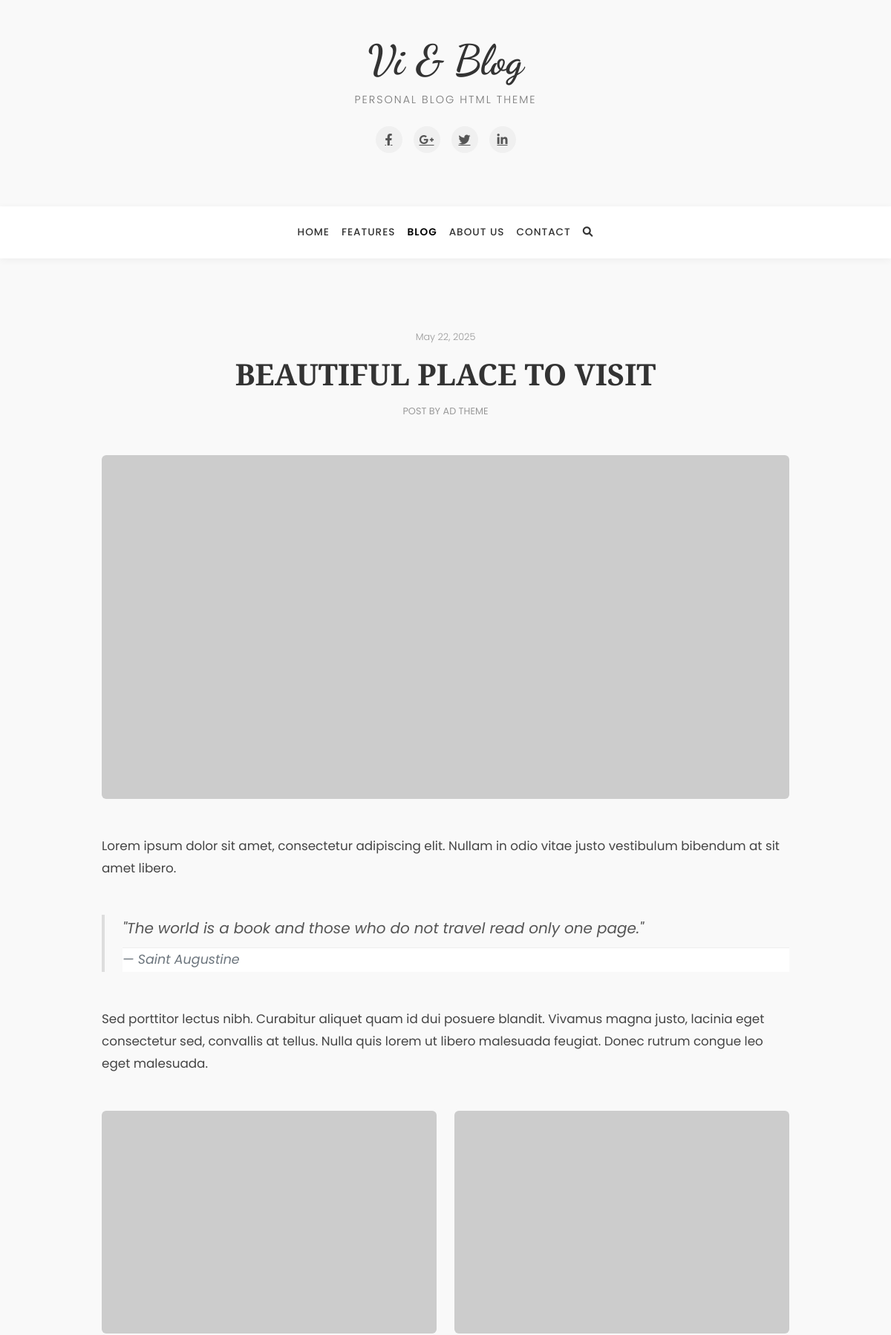
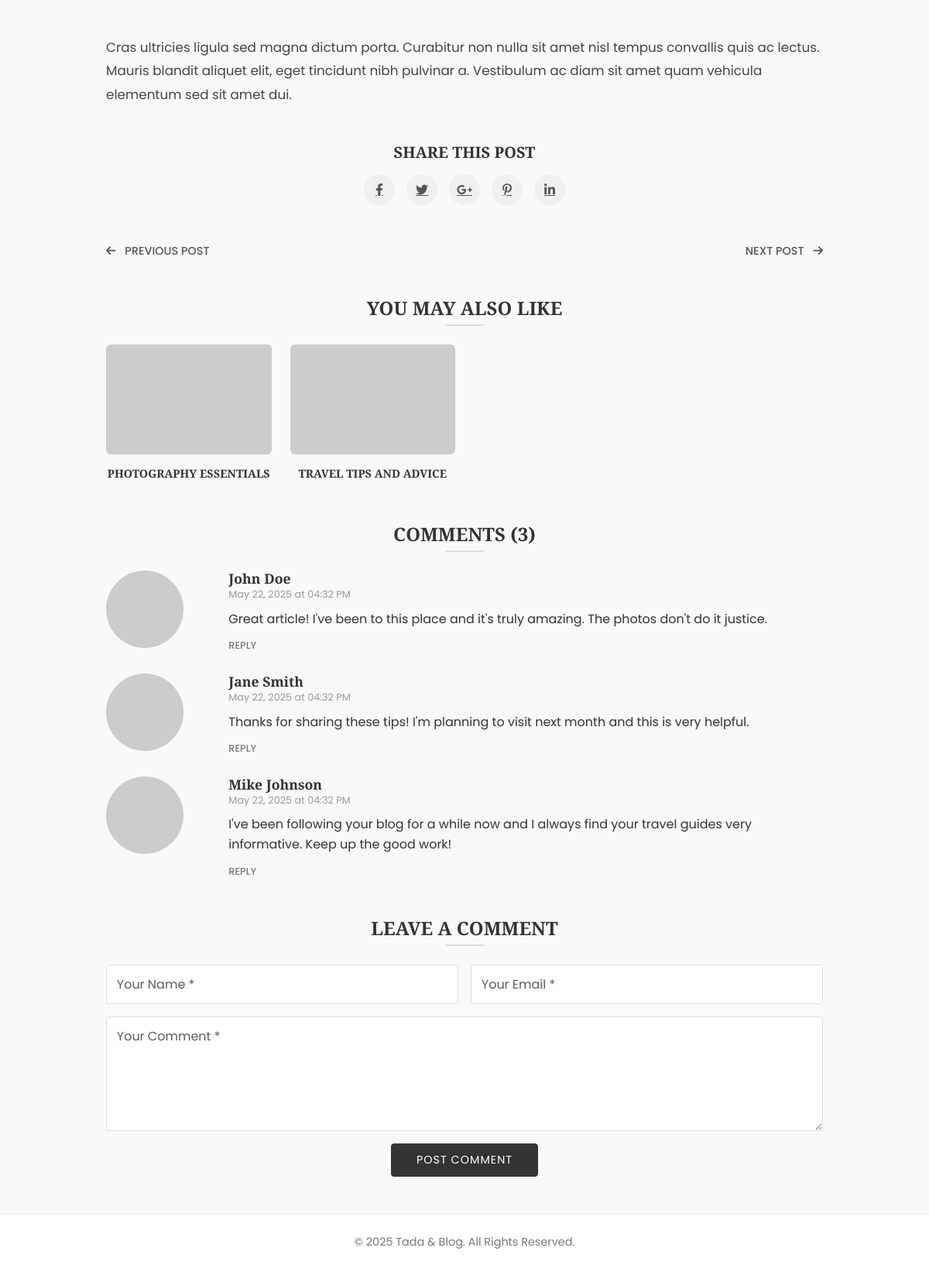
The app's page /article.php with its own data (2 pictures, top to bottom).
### tables this page shows
CREATE TABLE posts (
    id INT AUTO_INCREMENT PRIMARY KEY,
    title VARCHAR(255) NOT NULL,
    content TEXT NOT NULL,
    image VARCHAR(255),
    author VARCHAR(100) NOT NULL,
    created_at TIMESTAMP DEFAULT CURRENT_TIMESTAMP
);

CREATE TABLE comments (
    id INT AUTO_INCREMENT PRIMARY KEY,
    post_id INT NOT NULL,
    name VARCHAR(100) NOT NULL,
    email VARCHAR(100) NOT NULL,
    comment TEXT NOT NULL,
    created_at TIMESTAMP DEFAULT CURRENT_TIMESTAMP
);

### article.php (the view, shortened to what this page needs)
<?php
require_once 'config.php';
$post_id = isset($_GET['id']) ? intval($_GET['id']) : 1;
$sql = "SELECT * FROM posts WHERE id = $post_id";
$result = $conn->query($sql);
if ($result->num_rows > 0) {
    $post = $result->fetch_assoc();
} else {
    header("Location: index.php");
    exit();
}
$sql = "SELECT * FROM comments WHERE post_id = $post_id ORDER BY created_at DESC";
$comments = $conn->query($sql);
$comment_count = $comments->num_rows;
$sql = "SELECT id, title, image FROM posts WHERE id != $post_id ORDER BY RAND() LIMIT 4";
$related_posts = $conn->query($sql);
?>
<!DOCTYPE html>
<html lang="en">
<head>
    <link href="https://cdn.jsdelivr.net/npm/bootstrap@5.3.0-alpha1/dist/css/bootstrap.min.css" rel="stylesheet">
    <link rel="stylesheet" href="https://cdnjs.cloudflare.com/ajax/libs/font-awesome/6.0.0/css/all.min.css">
    <link rel="stylesheet" href="style.css">
</head>
<body>
    <header class="py-5 text-center">
        <div class="container">
            <h1 class="blog-title">Vi & Blog</h1>
            <p class="blog-slogan">PERSONAL BLOG HTML THEME</p>
            <div class="social-icons mb-4">
                <a href="#" class="social-icon"><i class="fab fa-facebook-f"></i></a>
                <a href="#" class="social-icon"><i class="fab fa-google-plus-g"></i></a>
                <a href="#" class="social-icon"><i class="fab fa-twitter"></i></a>
                <a href="#" class="social-icon"><i class="fab fa-linkedin-in"></i></a>
            </div>
        </div>
    </header>
    <nav class="navbar navbar-expand-lg navbar-light bg-white mb-5 py-3">
        <div class="container">
            <div class="collapse navbar-collapse justify-content-center" id="navbarNav">
                <ul class="navbar-nav">
                    <li class="nav-item">
                        <a class="nav-link" href="index.php">HOME</a>
                    </li>
                    <li class="nav-item">
                        <a class="nav-link" href="#">FEATURES</a>
                    </li>
                    <li class="nav-item">
                        <a class="nav-link active" href="index.php">BLOG</a>
                    </li>
                    <li class="nav-item">
                        <a class="nav-link" href="#">ABOUT US</a>
                    </li>
                    <li class="nav-item">
                        <a class="nav-link" href="#">CONTACT</a>
                    </li>
                    <li class="nav-item">
                        <a class="nav-link" href="#"><i class="fas fa-search"></i></a>
                    </li>
                </ul>
            </div>
        </div>
    </nav>
    <section class="article-content py-5">
        <div class="container">
            <div class="row justify-content-center">
                <div class="col-12 col-lg-10">
                    <div class="article-header text-center mb-5">
                        <p class="post-date"><?php echo date('F d, Y', strtotime($post['created_at'])); ?></p>
                        <h1 class="article-title"><?php echo htmlspecialchars($post['title']); ?></h1>
                        <p class="post-author">POST BY <?php echo htmlspecialchars($post['author']); ?></p>
                    </div>
                    <div class="featured-image mb-5">
                        <img src="<?php echo htmlspecialchars($post['image']); ?>" class="img-fluid rounded" alt="Featured Image">
                    </div>
                    <div class="article-text mb-5">
                        <?php echo $post['content']; ?>
                        <blockquote class="blockquote my-5">
                            <p>"The world is a book and those who do not travel read only one page."</p>
                            <footer class="blockquote-footer">Saint Augustine</footer>
                        </blockquote>
                        <p>Sed porttitor lectus nibh. Curabitur aliquet quam id dui posuere blandit. Vivamus magna justo, lacinia eget consectetur sed, convallis at tellus. Nulla quis lorem ut libero malesuada feugiat. Donec rutrum congue leo eget malesuada.</p>
                        <div class="row my-5">
                            <div class="col-md-6 mb-4 mb-md-0">
                                <img src="https://picsum.photos/600/400?random=2" class="img-fluid rounded" alt="Article Image">
                            </div>
                            <div class="col-md-6">
                                <img src="https://picsum.photos/600/400?random=3" class="img-fluid rounded" alt="Article Image">
                            </div>
                        </div>
                        <p>Cras ultricies ligula sed magna dictum porta. Curabitur non nulla sit amet nisl tempus convallis quis ac lectus. Mauris blandit aliquet elit, eget tincidunt nibh pulvinar a. Vestibulum ac diam sit amet quam vehicula elementum sed sit amet dui.</p>
                    </div>
                    <div class="share-buttons text-center mb-5">
                        <h5 class="mb-3">SHARE THIS POST</h5>
                        <div class="social-share">
                            <a href="#" class="social-share-icon"><i class="fab fa-facebook-f"></i></a>
                            <a href="#" class="social-share-icon"><i class="fab fa-twitter"></i></a>
                            <a href="#" class="social-share-icon"><i class="fab fa-google-plus-g"></i></a>
                            <a href="#" class="social-share-icon"><i class="fab fa-pinterest-p"></i></a>
                            <a href="#" class="social-share-icon"><i class="fab fa-linkedin-in"></i></a>
                        </div>
                    </div>
                    <div class="post-navigation d-flex justify-content-between mb-5">
                        <a href="article.php?id=<?php echo max(1, $post_id - 1); ?>" class="prev-post">
                            <i class="fas fa-arrow-left me-2"></i> PREVIOUS POST
                        </a>
                        <a href="article.php?id=<?php echo $post_id + 1; ?>" class="next-post">
                            NEXT POST <i class="fas fa-arrow-right ms-2"></i>
                        </a>
                    </div>
                    <div class="related-posts mb-5">
                        <h3 class="section-title text-center mb-4">YOU MAY ALSO LIKE</h3>
                        <div class="row g-4">
                            <?php while ($related = $related_posts->fetch_assoc()): ?>
                            <div class="col-6 col-md-3">
                                <div class="related-post">
                                    <a href="article.php?id=<?php echo $related['id']; ?>">
                                        <img src="<?php echo htmlspecialchars($related['image']); ?>" class="img-fluid rounded mb-2" alt="Related Post">
                                        <h5 class="related-title"><?php echo htmlspecialchars($related['title']); ?></h5>
                                    </a>
                                </div>
                            </div>
                            <?php endwhile; ?>
                        </div>
                    </div>
                    <div class="comments-section mb-5">
                        <h3 class="section-title text-center mb-4">COMMENTS (<?php echo $comment_count; ?>)</h3>
                        <?php while ($comment = $comments->fetch_assoc()): ?>
                        <div class="comment mb-4">
                            <div class="row">
                                <div class="col-md-2 col-3">
                                    <img src="https://picsum.photos/100/100?random=<?php echo $comment['id']; ?>" class="img-fluid rounded-circle" alt="Commenter">
                                </div>
                                <div class="col-md-10 col-9">
                                    <div class="comment-content">
                                        <h5 class="commenter-name"><?php echo htmlspecialchars($comment['name']); ?></h5>
                                        <p class="comment-date"><?php echo date('F d, Y \a\t h:i A', strtotime($comment['created_at'])); ?></p>
                                        <p class="comment-text"><?php echo htmlspecialchars($comment['comment']); ?></p>
                                        <a href="#" class="reply-link">REPLY</a>
                                    </div>
                                </div>
                            </div>
                        </div>
                        <?php endwhile; ?>
                    </div>
                    <div class="comment-form">
                        <h3 class="section-title text-center mb-4">LEAVE A COMMENT</h3>
                        <form action="submit_comment.php" method="post">
                            <div class="row g-3">
                                <div class="col-md-6">
                                    <input type="text" name="name" class="form-control" placeholder="Your Name *" required>
                                </div>
                                <div class="col-md-6">
                                    <input type="email" name="email" class="form-control" placeholder="Your Email *" required>
                                </div>
                                <div class="col-12">
                                    <textarea name="comment" class="form-control" rows="5" placeholder="Your Comment *" required></textarea>
                                </div>
                                <div class="col-12 text-center">
                                    <button type="submit" class="btn btn-primary">POST COMMENT</button>
                                </div>
                            </div>
                        </form>
                    </div>
                </div>
            </div>
        </div>
    </section>
    <footer class="py-4 text-center">
        <div class="container">
            <p>&copy; 2025 Tada & Blog. All Rights Reserved.</p>
        </div>
    </footer>
</body>
</html>

### style.css (style rules this page uses)
body { font-family: "Poppins", sans-serif; color: #333; background-color: #f9f9f9; background-image: url("https://subtle-patterns.com/patterns/white-waves.png"); line-height: 1.6; }
h1, h2, h3, h4, h5, h6 { font-family: "Playfair Display", serif; font-weight: 700; }
.blog-title { font-family: "Dancing Script", cursive; font-size: 3.5rem; margin-bottom: 0.5rem; color: #333; }
.blog-slogan { font-size: 0.9rem; letter-spacing: 2px; color: #777; margin-bottom: 1.5rem; font-weight: 300; }
.social-icons { display: flex; justify-content: center; gap: 15px; }
.social-icon { display: inline-flex; align-items: center; justify-content: center; width: 36px; height: 36px; border-radius: 50%; background-color: #f0f0f0; color: #555; transition: all 0.3s ease; }
.navbar { box-shadow: 0 2px 10px rgba(0, 0, 0, 0.05); }
.navbar-nav .nav-link { font-size: 0.85rem; font-weight: 500; letter-spacing: 1px; padding: 0.5rem 1.2rem; color: #333; }
.navbar-nav .nav-link.active { color: #000; font-weight: 600; }
.post-date { font-size: 0.8rem; color: #999; margin-bottom: 1rem; font-weight: 300; }
.post-author { font-size: 0.8rem; color: #999; margin-bottom: 0; }
.article-header { margin-bottom: 3rem; }
.article-title { font-size: 2.5rem; margin: 1rem 0; text-transform: uppercase; font-weight: 700; }
.article-text { font-size: 1.05rem; color: #444; line-height: 1.8; }
.article-text p { margin-bottom: 1.5rem; }
.blockquote { border-left: 4px solid #ddd; padding-left: 1.5rem; font-style: italic; color: #555; }
.social-share { display: flex; justify-content: center; gap: 15px; }
.social-share-icon { display: inline-flex; align-items: center; justify-content: center; width: 40px; height: 40px; border-radius: 50%; background-color: #f0f0f0; color: #555; transition: all 0.3s ease; }
.post-navigation a { color: #555; text-decoration: none; font-size: 0.9rem; font-weight: 500; transition: color 0.3s ease; }
.section-title { font-size: 1.5rem; margin-bottom: 2rem; position: relative; padding-bottom: 0.5rem; }
.section-title:after { content: ""; position: absolute; bottom: 0; left: 50%; transform: translateX(-50%); width: 50px; height: 2px; background-color: #ddd; }
.related-title { font-size: 0.9rem; margin-top: 0.5rem; text-align: center; font-weight: 600; }
.related-post a { text-decoration: none; color: inherit; }
.comment { margin-bottom: 2rem; }
.commenter-name { font-size: 1.1rem; margin-bottom: 0; }
.comment-date { font-size: 0.8rem; color: #999; margin-bottom: 0.5rem; }
.comment-text { margin-bottom: 0.5rem; }
.reply-link { font-size: 0.8rem; color: #777; text-decoration: none; font-weight: 500; }
.comment-form .form-control { border-radius: 4px; padding: 0.8rem; border: 1px solid #ddd; }
.comment-form .btn-primary { background-color: #333; border-color: #333; padding: 0.6rem 2rem; border-radius: 4px; font-size: 0.9rem; letter-spacing: 1px; transition: all 0.3s ease; }
footer { background-color: #fff; border-top: 1px solid #eee; color: #777; font-size: 0.9rem; }

### records on screen
posts: created_at "May 22, 2025", title "BEAUTIFUL PLACE TO VISIT", author "AD THEME", content "Lorem ipsum dolor sit amet, consectetur adipiscing elit. Nullam in odio vitae justo vestibulum bibendum at sit amet libero."
posts: title "PHOTOGRAPHY ESSENTIALS"
posts: title "TRAVEL TIPS AND ADVICE"
comments: name "John Doe", created_at "May 22, 2025 at 04:32 PM", comment "Great article! I've been to this place and it's truly amazing. The photos don't do it justice."
comments: name "Jane Smith", created_at "May 22, 2025 at 04:32 PM", comment "Thanks for sharing these tips! I'm planning to visit next month and this is very helpful."
comments: name "Mike Johnson", created_at "May 22, 2025 at 04:32 PM", comment "I've been following your blog for a while now and I always find your travel guides very informative. Keep up the good work!"

### other values on screen
$comment_count "3"
